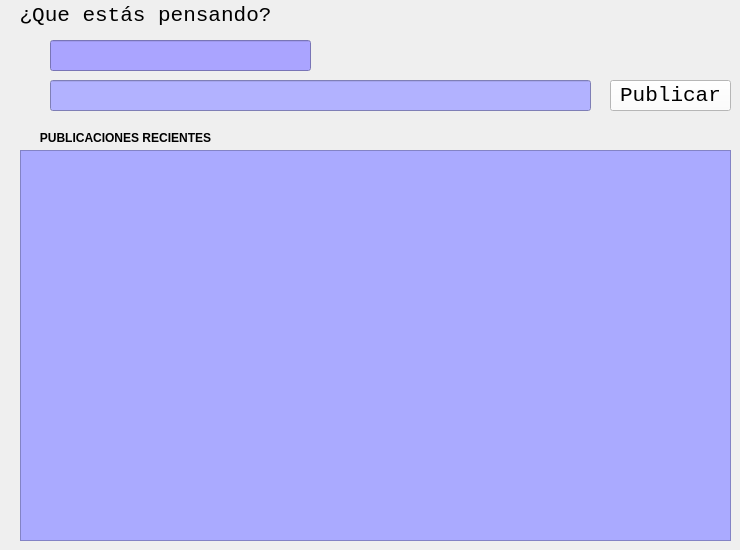
        <widget class="QWidget" name="page_9">
         <widget class="QScrollArea" name="scrollArea">
          <property name="geometry">
           <rect>
            <x>20</x>
            <y>150</y>
            <width>711</width>
            <height>391</height>
           </rect>
          </property>
          <property name="styleSheet">
           <string notr="true">background-color: rgb(170, 170, 255);</string>
          </property>
          <property name="widgetResizable">
           <bool>true</bool>
          </property>
          <widget class="QWidget" name="scrollAreaWidgetContents">
           <property name="geometry">
            <rect>
             <x>0</x>
             <y>0</y>
             <width>709</width>
             <height>389</height>
            </rect>
           </property>
          </widget>
         </widget>
         <widget class="QLineEdit" name="txt_titulo">
          <property name="geometry">
           <rect>
            <x>50</x>
            <y>40</y>
            <width>261</width>
            <height>31</height>
           </rect>
          </property>
          <property name="font">
           <font>
            <family>Consolas</family>
            <pointsize>12</pointsize>
           </font>
          </property>
          <property name="styleSheet">
           <string notr="true">background-color: rgb(170, 164, 255);</string>
          </property>
         </widget>
         <widget class="QLabel" name="label_4">
          <property name="geometry">
           <rect>
            <x>20</x>
            <y>0</y>
            <width>251</width>
            <height>31</height>
           </rect>
          </property>
          <property name="font">
           <font>
            <family>Consolas</family>
            <pointsize>16</pointsize>
            <weight>50</weight>
            <bold>false</bold>
           </font>
          </property>
          <property name="text">
           <string>¿Que estás pensando?</string>
          </property>
          <property name="alignment">
           <set>Qt::AlignCenter</set>
          </property>
         </widget>
         <widget class="QLineEdit" name="txt_publicar">
          <property name="geometry">
           <rect>
            <x>50</x>
            <y>80</y>
            <width>541</width>
            <height>31</height>
           </rect>
          </property>
          <property name="font">
           <font>
            <family>Consolas</family>
            <pointsize>12</pointsize>
           </font>
          </property>
          <property name="styleSheet">
           <string notr="true">background-color: rgb(178, 178, 255);</string>
          </property>
         </widget>
         <widget class="QPushButton" name="Publicar_Button">
          <property name="geometry">
           <rect>
            <x>610</x>
            <y>80</y>
            <width>121</width>
            <height>31</height>
           </rect>
          </property>
          <property name="font">
           <font>
            <family>Consolas</family>
            <pointsize>16</pointsize>
           </font>
          </property>
          <property name="cursor">
           <cursorShape>PointingHandCursor</cursorShape>
          </property>
          <property name="styleSheet">
           <string notr="true">background-color: rgb(255, 255, 255);</string>
          </property>
          <property name="text">
           <string>Publicar</string>
          </property>
         </widget>
         <widget class="QLabel" name="label_3">
          <property name="geometry">
           <rect>
            <x>20</x>
            <y>130</y>
            <width>211</width>
            <height>16</height>
           </rect>
          </property>
          <property name="font">
           <font>
            <family>System</family>
            <weight>75</weight>
            <bold>true</bold>
           </font>
          </property>
          <property name="text">
           <string>PUBLICACIONES RECIENTES</string>
          </property>
          <property name="alignment">
           <set>Qt::AlignCenter</set>
          </property>
         </widget>
        </widget>
